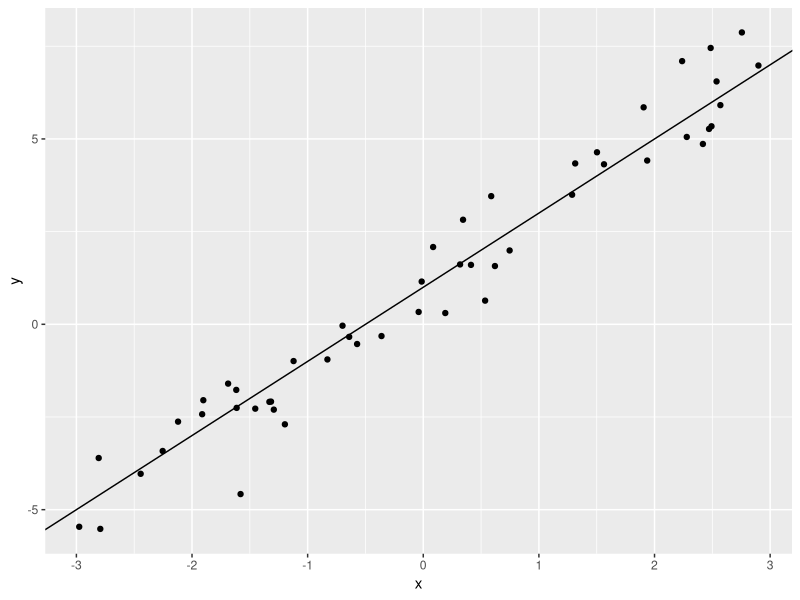
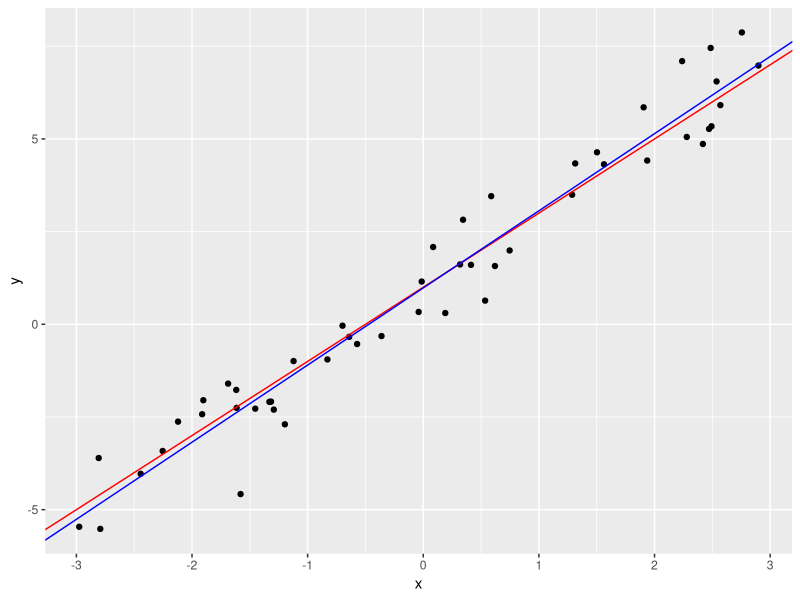
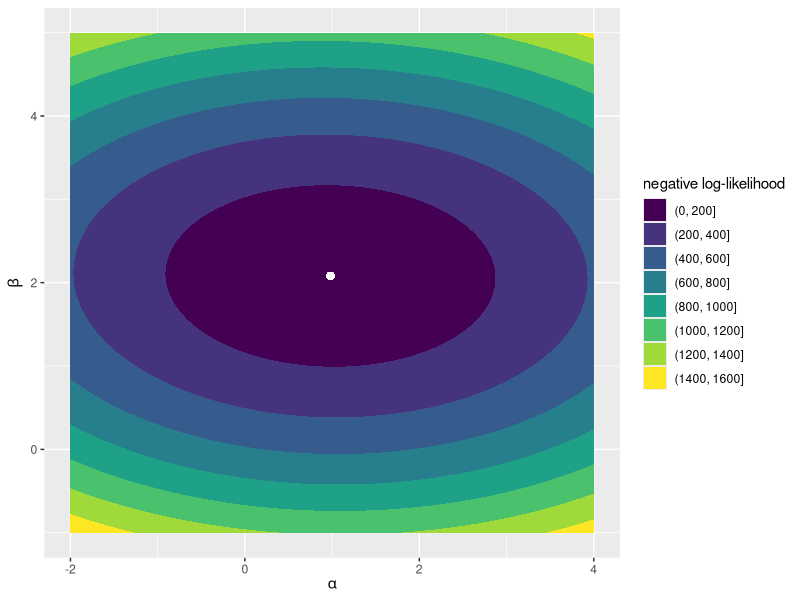
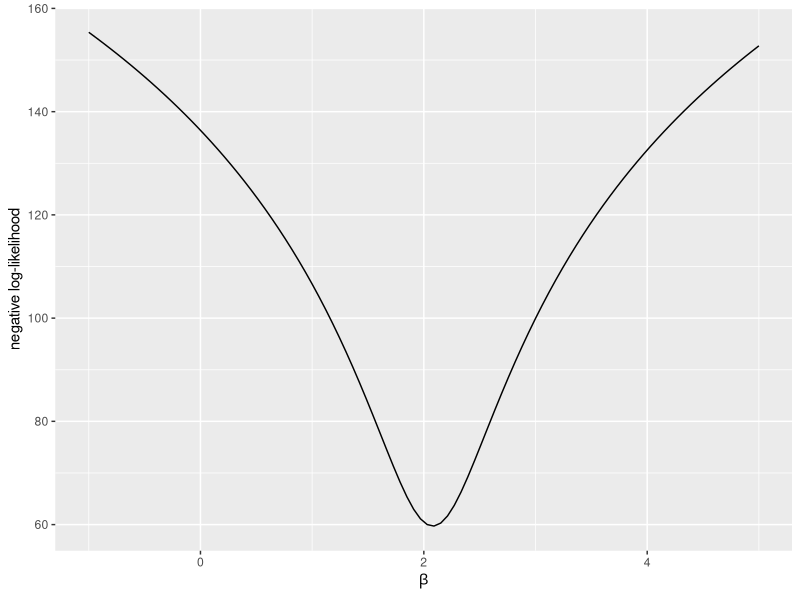
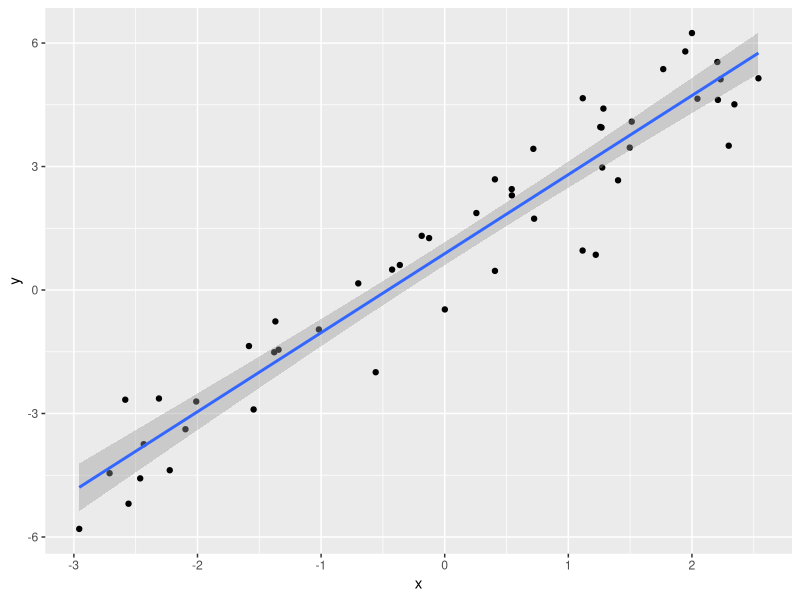
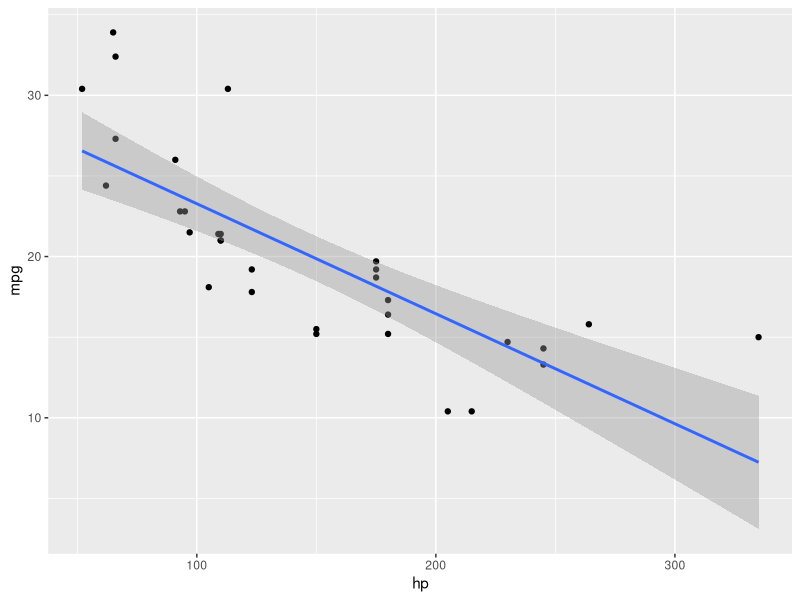

Write R code to recreate these figures, in order.
## ---- chunk 1
## load the tidyverse packages
if (!require("tidyverse")) install.packages("tidyverse"); library(tidyverse)

knitr::opts_chunk$set(fig.height = 4, fig.width = 6)
## ---- chunk 2
a <- 1 ## intercept
b <- 2 ## slope
sigma <- 1 ## error standard deviation
## ---- chunk 3
n <- 50 ## sample size

## simulate data
sim_data <- data.frame(x = runif(n, min = -3, max = 3))
sim_data$y <- rnorm(n, mean = a + b*sim_data$x, sd = sigma)

## Look at the data structure
head(sim_data)
## ---- chunk 4
sim_data %>% # start with the data
  ggplot(aes(x, y)) + # tell ggplot which aesthetics to use
  geom_point() + # add points
  geom_abline(intercept = a, slope = b) # show the known regression line
## ---- chunk 5
## negative log-likelihood of y-values given intercept, slope, and error sd
## we pass the parameters as a vector in the order a, b, sigma
lm_log_lik <- function(par, x, y) {
  a <- par["a"]; b <- par["b"]; sigma <- exp(par["log_sigma"])
  -sum(dnorm(y, mean = a + b*x, sd = sigma, log = TRUE))
}
## ---- chunk 6
fit <- optim(
  par = c(a = 0, b = 0, log_sigma = 1), 
  fn = lm_log_lik, 
  x = sim_data$x, 
  y = sim_data$y, 
  hessian = TRUE
)

fit
## ---- chunk 7
coef(lm(y ~ x, data = sim_data))
## ---- chunk 8
sim_data %>%   
  ggplot(aes(x, y)) + # tell ggplot which aesthetics to use
  geom_point() + # add points
  geom_abline(intercept = a, slope = b, color = "red") + # true regression line
  geom_abline(intercept = fit$par[1], slope = fit$par[2], color = "blue") # fit
## ---- chunk 9
a_seq <- seq(-2, 4, length.out = 100)
b_seq <- seq(-1, 5, length.out = 100)

### data frame containing all combinations of the intercept and slope values
par_grid <- expand.grid("a" = a_seq, "b" = b_seq)

### loop over data frame, store negative log likelihood
for (i in 1:nrow(par_grid)) {
  par_grid$loglik[i] <- lm_log_lik(
    c(a = par_grid$a[i], b = par_grid$b[i], fit$par[3]), 
    x = sim_data$x, 
    y = sim_data$y
  )
}
## ---- chunk 10
par_grid %>% 
  ggplot(aes(a, b, z = loglik)) + 
  geom_contour_filled() + 
  labs(x = expression(alpha), y = expression(beta), fill = "negative log-likelihood") + 
  geom_point(aes(x = fit$par[1], y = fit$par[2]), size = 2, color = "white")
## ---- chunk 11
## Modify our `lm_log_lik` function so that the slope is a separate argument
## We'll pass this to `optim` to just find the values of the intercept and sd
slope_proflik <- function(pars, b, x, y) {
  a <- pars[1]; sigma <- pars[2] ## only two pars in this function
  if (sigma > 0) {
    return(-sum(dnorm(y, mean = a + b*x, sd = sigma, log = TRUE)))
  } else {
    return(1000)
  }
}

b_profile <- data.frame(
  b = seq(-1, 5, length.out = 100)  ## values of slope to loop over
)

## loop over values of the slope, store negative log-likelihood
for (i in 1:nrow(b_profile)) {
  b_fit <- optim(
    par = c(a = 0, sigma = 1), # initial values for intercept and sd
    fn = slope_proflik,  # objective function
    b = b_profile$b[i], # fixed slope value
    x = sim_data$x,   # x values
    y = sim_data$y   # y values
  )
  b_profile$nll[i] <- b_fit$value
}

## plot slope profile
b_profile %>% 
  ggplot(aes(b, nll)) + 
  geom_line() + 
  labs(x = expression(beta), y = "negative log-likelihood")
## ---- chunk 12
var_cov <- solve(fit$hessian)
var_cov
## ---- chunk 13
fisher_se <- sqrt(diag(var_cov))
fisher_se
## ---- chunk 14
summary(lm(y ~ x, data = sim_data))
## ---- chunk 15
n_obs <- nrow(sim_data) ## number of observations
n_samples <- 1000 ## number of bootstrap samples

## initialize an empty matrix to store parameter estimates for each sample
par_samples <- matrix(nrow = n_samples, ncol = 3)

## recalculate MLE for each sample
for (i in 1:n_samples) {
  sample_rows <- sample(1:n_obs, size = n_obs, replace = TRUE) # sampled rows from data
  new_data <- sim_data[sample_rows,] # subset data to sampled rows
  
  sample_fit <- optim(
    par = c(a = 0, b = 0, log_sigma = 0), # initial values
    fn = lm_log_lik, # log likelihood function
    x = new_data$x, # sampled x-values
    y = new_data$y # sampled y-values
  )
  
  par_samples[i,] <- sample_fit$par # store sample parameters
}

boot_se <- apply(par_samples, MARGIN = 2, FUN = sd) # calculate column SDs
boot_se
## ---- chunk 16
gamma <- 0.05 ## 95% confidence interval

alpha_CI <- qnorm(c(gamma/2, 1 - gamma/2), mean = fit$par[1], sd = fisher_se[1])
beta_CI <- qnorm(c(gamma/2, 1 - gamma/2), mean = fit$par[2], sd = fisher_se[2])

cbind(alpha_CI, beta_CI)
## ---- chunk 17
alpha_CI <- qnorm(c(gamma/2, 1 - gamma/2), mean = fit$par[1], sd = boot_se[1])
beta_CI <- qnorm(c(gamma/2, 1 - gamma/2), mean = fit$par[2], sd = boot_se[2])

cbind(alpha_CI, beta_CI)
## ---- chunk 18
alpha_CI <- quantile(par_samples[,1], c(gamma/2, 1 - gamma/2))
beta_CI <- quantile(par_samples[,2], c(gamma/2, 1 - gamma/2))

cbind(alpha_CI, beta_CI)
## ---- chunk 19
lm_fit <- function(x, y, SE = "fisher", init = c("a" = 0, "b" = 0, "log_sigma" = 0), n_boot = 1000) {

  if (!(SE %in% c("bootstrap", "fisher"))) stop("SE options are bootstrap or fisher")
  if (length(x) != length(y)) stop("x and y lengths differ")

  ## Maximum-likelihood estimate
  MLE <- optim(
    par = init, # initial values
    fn = lm_log_lik,  # our negative log-likelihood function
    x = x,   # x values
    y = y,   # y values
    hessian = (SE == "fisher") # only return Hessian if Fisher information used
  )

  ## Standard error using either fisher information or bootstrapping
  if (SE == "fisher") {
    var_cov <- solve(MLE$hessian)
    fit_se <- sqrt(diag(var_cov))
  } else {
    n_obs <- length(x) ## number of observations

    ## initialize an empty matrix to store parameter estimates for each sample
    par_samples <- matrix(nrow = n_boot, ncol = 3)

    ## recalculate MLE for each sample
    for (i in 1:n_boot) {
      samp <- sample(1:n_obs, size = n_obs, replace = TRUE) # sampled observations
      new_x <- x[samp] # subset x to sampled observations
      new_y <- y[samp] # subset y to sampled observations

      sample_fit <- optim(
        par = init, # initial values
        fn = lm_log_lik, # log likelihood function
        x = new_x, # sampled x-values
        y = new_y # sampled y-values
      )
  
    par_samples[i,] <- sample_fit$par # store sample parameters
  }
  fit_se <- apply(par_samples, MARGIN = 2, FUN = sd) # calculate column SDs
 }

 ## nicely format output
 data.frame(
   coef = c("intercept", "slope"), 
   estimate = MLE$par[1:2], 
   SE = fit_se[1:2]
 )

}
## ---- chunk 20
a <- 1 ## intercept
b <- 2 ## slope
sigma <- 1 ## error standard deviation
n <- 50 ## sample size

## simulate data
sim_data <- tibble(
  x = runif(n, min = -3, max = 3), ## x values
  y = rnorm(n, mean = a + b*x, sd = sigma) ## regression equation
)

## plot data
sim_data %>% ggplot(aes(x, y)) + geom_point() + geom_smooth(method = "lm")

## run regression
lm_fit(sim_data$x, sim_data$y, SE = "fisher")
## ---- chunk 21
mtcars %>% ggplot(aes(hp, mpg)) + geom_point() + geom_smooth(method = "lm")
## ---- chunk 22
with(mtcars, lm_fit(hp, mpg))
## ---- chunk 23
### full negative log-likelihood
full <- optim(par = c(a = 0, b = 0, log_sigma = 0), fn = lm_log_lik, x = anscombe$x1, y = anscombe$y1)
full <- full$value

### reduced negative log-likelihood
reduced <- optim(par = c(a = 0, log_sigma = 0), fn = slope_proflik, b = 0, x = anscombe$x1, y = anscombe$y1)
reduced <- reduced$value

### calculate test statistic
chisq <- 2 * (reduced - full)

### likelihood ratio test p-value
p_LRT <- pchisq(chisq, df = 1, lower.tail = FALSE)

### p-value from lm
p_lm <- anova(lm(y1 ~ x1, data = anscombe))$`Pr(>F)`[1]
  
paste("likelihood ratio p-value:", round(p_LRT, 4))
paste("lm p-value:", round(p_lm, 4))
## ---- chunk 24
### WRITE THE SUM OF SQUARES FUNCTION -------------------------------------
## sum of squared errors given intercept and slope
## pass the parameters as a vector c(a, b)
sum_sqrs <- function(pars, x, y) {
  a <- pars[1]; b <- pars[2]
  sum((y - (a + b * x))^2)
}

### SIMULATE DATA ---------------------------------------------------------

a <- 1 ## intercept
b <- 2 ## slope
sigma <- 1 ## error standard deviation
n <- 50 ## sample size

## simulate data
sim_data <- tibble(
  x = runif(n, min = -3, max = 3), ## x values
  y = rnorm(n, mean = a + b*x, sd = sigma) ## regression equation
)

### OBTAIN PARAMETER ESTIMATES USING SUM OF SQUARES -----------------------
ss_fit <- optim(
  par = c(0, 0), # initial values (a, b)
  fn = sum_sqrs,  # sum of squares function
  x = sim_data$x,   # x values
  y = sim_data$y   # y values
)

ss_fit
## ---- chunk 25
### OBTAIN PARAMETER ESTIMATES USING MAXIMUM LIKELIHOOD -------------------
ml_fit <- optim(
  par = c(a = 0, b = 0, log_sigma = 0), # initial values (a, b, sigma)
  fn = lm_log_lik,  # negative log-likelihood function
  x = sim_data$x,   # x values
  y = sim_data$y   # y values
)

ml_fit
